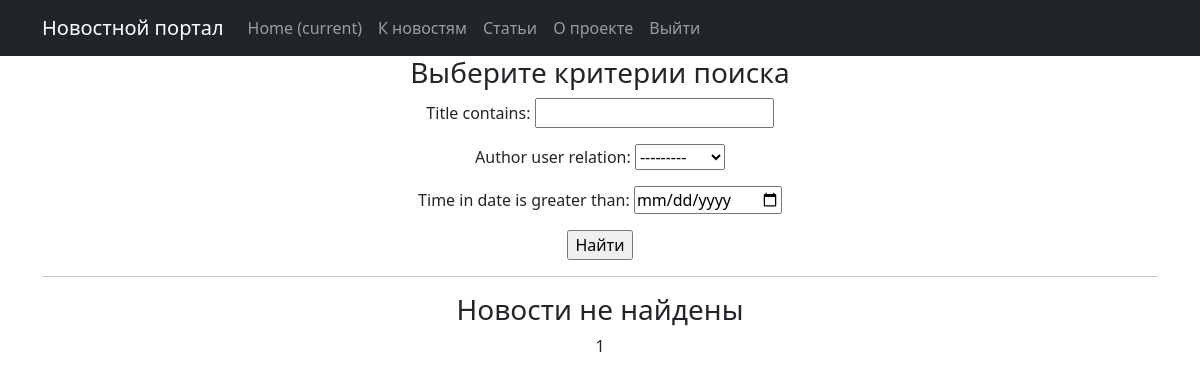
The app's page /posts/articles/search/ (signed in), older data.
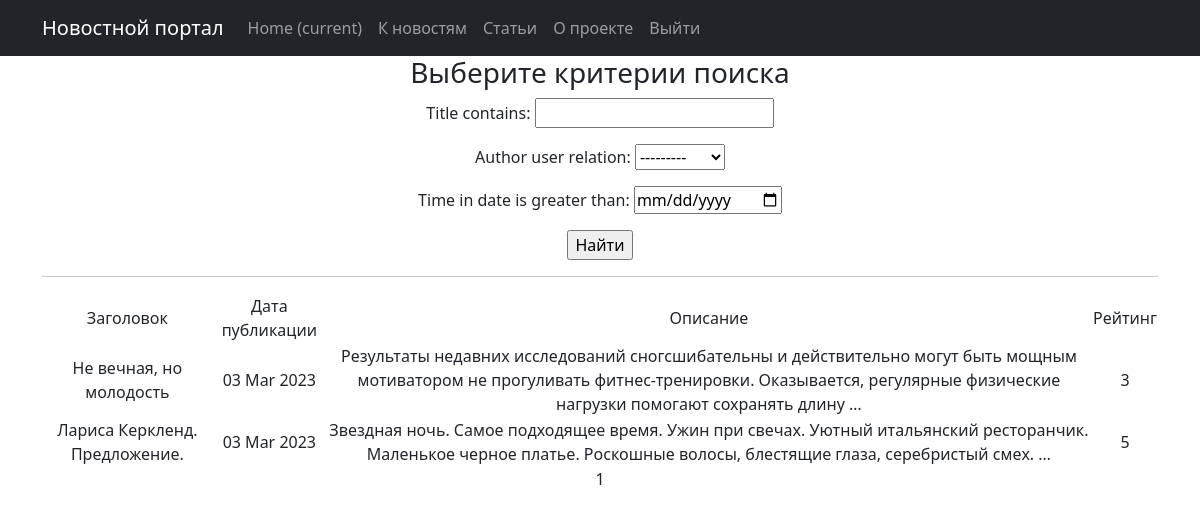
The same page, newer data.
### news/models.py (models this page shows, shortened)
class Post(models.Model):
    author = models.ForeignKey(Author, on_delete=models.CASCADE)
    content = models.CharField(max_length=2, choices=CONTENTS)
    time_in = models.DateTimeField(auto_now_add=True)
    category = models.ManyToManyField(Category, through='PostCategory')
    title = models.CharField(max_length=255,)
    content_text = models.TextField()
    content_rate = models.IntegerField(default=1)

### news/views.py (the view)
# urls.py: path('articles/search/', ArticlesSearch.as_view()),
class ArticlesSearch(LoginRequiredMixin, ListView):
    model = Post
    queryset = Post.objects.filter(content='AC')
    ordering = '-time_in'
    template_name = 'search.html'
    context_object_name = 'post_search'
    paginate_by = 10
    def get_queryset(self):
        queryset = super().get_queryset()
        self.filterset = PostFilter(self.request.GET, queryset)
        return self.filterset.qs
    def get_context_data(self, **kwargs):
        context = super().get_context_data(**kwargs)
        context['filterset'] = self.filterset
        return context

### news/templatetags/custom_filters.py (called while the page is built)
@register.filter()
@stringfilter #чтобы не вызывать ошибки, приведем в строку
def censor(value, bad_words = bad_list):
    words = value.split()#разделим строку
    new_line=''
    for word in words:
        if word.lower() in bad_words in bad_words:
            new_line += word[0] #если да, первый символ оставляем
            for i in word[1:]:
                new_line += '*'#остальные заменяем на *
            new_line += ' '
        elif (word[:-1].lower()) in bad_words:
            new_line += word[0]
            for i in word[1:-1]:
                new_line += '*'
            new_line += (word[-1] + ' ')
        else:
            new_line += (word + ' ')
    return new_line.rstrip()

### templates/search.html (shortened to what this page needs)
{% extends 'flatpages/default.html' %}
{% load custom_filters %}
{% load custom_tags %}
{% block content %}
    <h3>Выберите критерии поиска</h3>
   <form action="" method="get">
       {{ filterset.form.as_p }}
       <input type="submit" value="Найти" />
   </form>
    <hr>
    {% if post_search %}
       <table>
           <tr>
               <td>Заголовок</td>
               <td>Дата публикации</td>
               <td>Описание</td>
               <td>Рейтинг</td>
           </tr>
           {% for post in post_search %}
           <tr>
               <td>{{ post.title|censor }}</td>
               <td>{{ post.time_in|date:'d M Y' }}</td>
               <td>{{ post.content_text|censor|truncatewords:20 }}</td>
               <td>{{ post.content_rate }}</td>
           </tr>
           {% endfor %}
       </table>
    {% else %}
        <h3>Новости не найдены</h3>
    {% endif %}
   {{ page_obj.number }}
{% endblock content %}

Row changes from the older to the newer data that the page shows:
now on this page (row edited): Post: title|censor "Не вечная, но молодость", time_in "03 Mar 2023", content_text|censor "Результаты недавних исследований сногсшибательны и действительно могут быть мощным мотиватором не прогуливать фитнес-тренировки. Оказывается, регулярные физические нагрузки помогают сохранять длину …", content_rate "3"
now on this page (row edited): Post: title|censor "Лариса Керкленд. Предложение.", time_in "03 Mar 2023", content_text|censor "Звездная ночь. Самое подходящее время. Ужин при свечах. Уютный итальянский ресторанчик. Маленькое черное платье. Роскошные волосы, блестящие глаза, серебристый смех. …", content_rate "5"
Text that changed along with them:
text no longer shown: "Новости не найдены"
text now shown: "Заголовок Дата публикации Описание Рейтинг"
